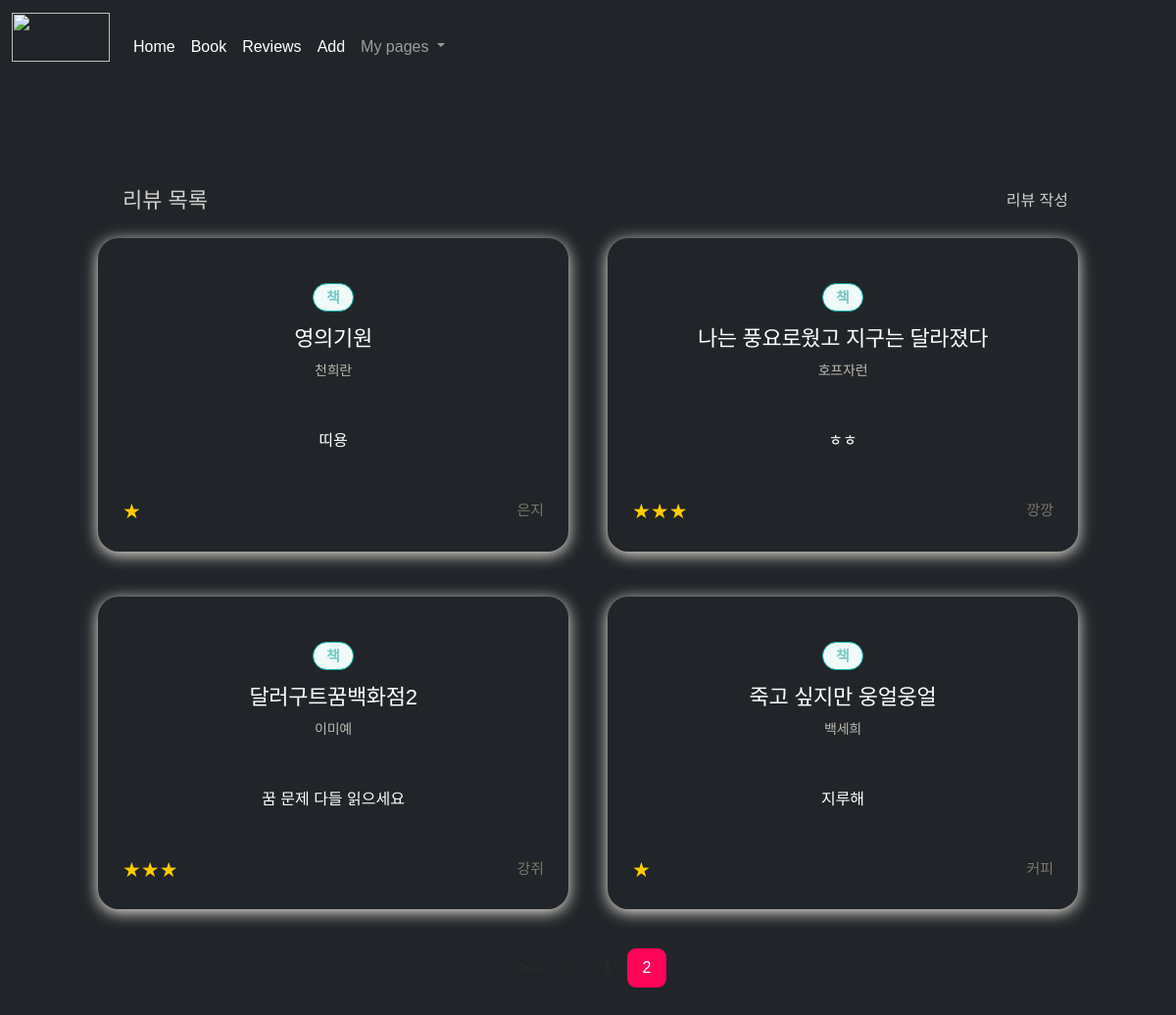
The page /member/?page=2 on the database its author committed.
### member/models.py (models this page shows, shortened)
class Review(models.Model):
    point = models.IntegerField(choices=REVIEW_POINT_CHOICES, default=None)
    comment = models.CharField(max_length=500)
    book = models.ForeignKey(Book, on_delete=models.CASCADE)
    author = models.ForeignKey(User, on_delete=models.CASCADE)
    created_at = models.DateTimeField(
        auto_now_add=True)  # 모델이 생성된 시간을 자동으로 필드에 넣어
    updated_at = models.DateTimeField(auto_now=True)

class Book(models.Model):
    name = models.CharField(max_length=25, verbose_name='제목')
    writer = models.CharField(max_length=15, verbose_name='저자')
    bookcovers = models.CharField(max_length=500, default=None, null=True)
    created_at = models.DateTimeField(auto_now_add=True)
    updated_at = models.DateTimeField(auto_now=True)

class User(AbstractUser):
    nickname = models.CharField(
        max_length=15,
        unique=True,
        null=True,
        error_messages={'unique': '이미 사용 중인 닉네임 입니다!'},)

### member/views.py (the view)
# urls.py: path('', views.IndexView.as_view(), name="index"),
class IndexView(ListView):
    model = Review
    template_name = "bookcha/index.html"
    context_object_name = "reviews"
    paginate_by = 4
    ordering = ["created_at"]

### member/templates/bookcha/index.html (shortened to what this page needs)
{% load static %}
{% block content %}
<!DOCTYPE html>
<html lang="en">
<head>
    <link href="https://cdn.jsdelivr.net/npm/bootstrap@5.1.0/dist/css/bootstrap.min.css" rel="stylesheet">
    <link rel="stylesheet" href="{% static 'style.css' %}">
</head>
    <body class="d- flex text-center text-white bg-dark mg-3" cz-shortcut-listen="true">
        <header class="mb-auto">
            <nav class="navbar navbar-expand-lg navbar-dark bg-dark">
                <div class="container-fluid">
                    <a href="http://49.50.172.121:8800/"><img id="nav_img" class="mb-4 navbar-brand" src="https://img1.daumcdn.net/thumb/R1280x0/?scode=mtistory2&fname=https%3A%2F%2Fblog.kakaocdn.net%2Fdn%2FuAV4y%2Fbtrd5EvWVRw%2F4ZTGJqhtplydRDG6NRXsjK%2Fimg.png" alt=""></a>
                <div class="collapse navbar-collapse" id="navbarNavDropdown">
                    <ul class="navbar-nav">
                    <li class="nav-item">
                        <a class="nav-link active" aria-current="page" href="http://49.50.172.121:8800/">Home</a>
                    </li>
                    <li class="nav-item">
                        <a class="nav-link active" aria-current="page" href="http://49.50.172.121:8800/member/list">Book</a>
                    </li>
                    <li class="nav-item">
                        <a class="nav-link active" aria-current="page" href="/member/review/list">Reviews</a>
                    </li>
                    <li class="nav-item">
                        <a class="nav-link active" aria-current="page" href="http://49.50.172.121:8800/member/create">Add</a>
                    </li>
                    <li class="nav-item dropdown">
                        <a class="nav-link dropdown-toggle" href="#" id="navbarDropdownMenuLink" role="button" data-bs-toggle="dropdown" aria-expanded="false">
                        My pages
                        </a>
                    </li>
                    <li class="nav-item" id="nav_user_col">
                        <span  id="nav_user" class="nav-link active">
                        </span>
                    </li>
                    </ul>
                </div>
                </div>
            </nav>
        </header>
        <div class="content-list max-content-width">
        <div class="header">
            <h2>리뷰 목록</h2>
            <a class="cp-ic-button" href="{% url 'review--create' %}">리뷰 작성</a>
        </div>
        <div class="contents">
        {% for review in reviews %}
        <a href="{% url 'review-detail' review.id%}">
            <section class="cp-card content bg-dark">
                <div class="body">
                    <span class="cp-chip green mt-3">책</span>
                    <h2 class="title text-white mb-1">{{ review.book.name }}</h2>
                    <date class="date mb-3">{{ review.book.writer }}</date>
                    <br>
                    <br>
                    <br>
                    <h7 class="content text-white mt-3">{{ review.comment }}</h7>
                    <div class="metadata">
                        <div class="review-rating">
                            <span class="cp-stars">
                                {% for i in ""|ljust:review.point %}★{% endfor %}
                            </span>
                        </div>
                        <div class="review-author">
                            <span>{{ review.author.nickname}}</span>
                        </div>
                    </div>
                </div>
            </section>
        </a>
        {% endfor %}
        </div>
        {% if is_paginated %}
            <footer>
            <ul class="pagination">
                {% if page_obj.has_previous %}
                <li><a href="?page=1"><<<</a></li>
                <li><a href="?page={{ page_obj.previous_page_number }}"><</a></li>
                {% endif %}
                {% for num in page_obj.paginator.page_range %}
                {% if page_obj.number == num %}
                    <li class="current">{{ num }}</li>
                {% elif num > page_obj.number|add:'-3' and num < page_obj.number|add:'3' %}
                    <li><a href="?page={{ num }}">{{ num }}</a></li>
                {% endif %}
                {% endfor %}
            </ul>
            </footer>
        {% endif %}
    </body>
</html>
{% endblock content %}

### member/static/style.css (style rules this page uses)
:root { --border: #e3e1dc; --max-width: 1100px; --max-content-width: 1000px; --body-background: #212529; --site-header-background: #212529; --navbar: #2f2c28; --site-footer: #bcb9b0; --site-footer-background: #2f2c28; --account-link: #ffcc00; --content-list-contet-date: #bcb9b0; --main-header-background: #fff; --main-header-height: 565px; --main-header-border: #f0efec; --main-header: #fff; --content-list-sub-heading: #d1d0cc; --content-list-pagination-current: #fff; --content-list-pagination-current-bg: #ff0458; --review-detail-date: #bcb9b0; --review-detail-side-padding: 8px; --profile-header-edit: #7b776b; --file-content-border: #d3d1c8; --file-content-background: #212529; }
body { display: flex; justify-content: center; min-height: 100vh; flex-direction: column; margin: 0; word-break: keep-all; }
#nav_img { margin-top: 5px; padding: 0; width: 100px; height: 50px; }
.max-content-width { max-width: var(--max-content-width); width: 100%; }
.content-list { margin: 72px auto 340px; }
.content-list .header { display: flex; justify-content: space-between; align-items: center; margin: 25px 10px 25px 25px; }
.content-list .header h2 { font-size: 22px; color: var(--content-list-sub-heading); margin: 0; }
.content-list .contents { display: grid; grid-template-columns: repeat(2, minmax(0, 1fr)); gap: 46px 40px; }
.content-list .content { min-width: auto; }
.cp-card { border-radius: 21px; box-shadow: 0 3px 16px 0 #f1ece2; will-change: box-shadow; }
.content-list .content .body { padding: 30px 25px; }
.content-list .content .title { font-size: 22px; font-weight: normal; line-height: 33px; letter-spacing: -0.33px; margin: 11px 0 5px; overflow: hidden; white-space: nowrap; text-overflow: ellipsis; }
.content-list .content .date { font-size: 14px; letter-spacing: -0.21px; color: var(--content-list-contet-date); }
.content-list .content .metadata { margin-top: 48px; display: flex; justify-content: space-between; align-items: center; color: var(--content-list-pagination-current); }
.content-list .pagination { display: flex; justify-content: center; margin: 40px 0; padding: 0; list-style: none; color: var(--content-list-pagination-current); }
.content-list .pagination li { min-width: 40px; height: 40px; line-height: 40px; text-align: center; color: var(--content-list-pagination-current); }
.content-list .pagination li.current { border-radius: 9px; background-color: var(--content-list-pagination-current-bg); color: var(--content-list-pagination-current); }
.review-author { display: flex; align-items: center; font-size: 15px; color: var(--profile-header-edit); }
.review-rating { display: flex; justify-content: flex-end; align-items: center; }
* { font-family: "Spoqa Han Sans Neo", sans-serif; }
:root { --text: #2f2c28; --link: #ffcc00; --button-text: #fff; --button-primary-background: #ff0458; --button-primary-hover-background: #ff045893; --button-warn-background: #f9592c; --button-secondary-background: #bcb9b0; --ic-button-circle: #ffcc00; --input-background: #fff; --input-border: #cccac3; --input-placeholder: #bcb9b0; --input-focus-border: #ffcc00; --input-focus-background: #fffdf3; --input-error: #e6584e; --input-error-border: #e6584e; --chip-border: #e3e1dc; --chip-text: #2f2c28; --chip-green-background: #effaf9; --chip-green-text: #79c9c5; --chip-green-border: #06aea7; --avatar-placeholder: #e3e1dc; --stars: #ffcc00; --dialog-border: #e3e1dc; --dialog-background: #f6f5f3; --dialog-info: #e1811b; --box-border: #e3e1dc; }
body, a, a:hover { color: var(--text); }
a { text-decoration: none; }
.cp-ic-button { color: var(--content-list-sub-heading); display: inline-flex; outline: none; border: none; background: none; align-items: center; }
.cp-ic-button:not(.after)::before { content: " "; margin-right: 7px; display: inline-block; width: 18px; height: 18px; background-position: center; background-size: 18px 18px; background-repeat: no-repeat; }
.cp-stars { color: var(--stars); font-size: 21px; line-height: 21px; }
.cp-chip { display: inline-block; padding: 0 17px; font-size: 15px; line-height: 32px; color: var(--chip-text); font-weight: 800; border: 1px solid var(--chip-border); border-radius: 9999px; }
.cp-chip.green { padding: 0 13px; line-height: 27px; color: var(--chip-green-text); background-color: var(--chip-green-background); border-color: var(--chip-green-border); }
.cp-card { border-radius: 21px; box-shadow: 0 3px 16px 0 #f1ece2; background-color: white; will-change: box-shadow; }

### rows shown on the page
Review: book.name "영의기원", book.writer "천희란", comment "띠용", point 1 (drawn), author.nickname "은지"
Review: book.name "나는 풍요로웠고 지구는 달라졌다", book.writer "호프자런", comment "ㅎㅎ", author.nickname "깡깡"
Review: book.name "달러구트꿈백화점2", book.writer "이미예", comment "꿈 문제 다들 읽으세요", author.nickname "강쥐"
Review: book.name "죽고 싶지만 웅얼웅얼", book.writer "백세희", comment "지루해", point 1 (drawn), author.nickname "커피"

### other values the page prints
{{ num }} "2"
